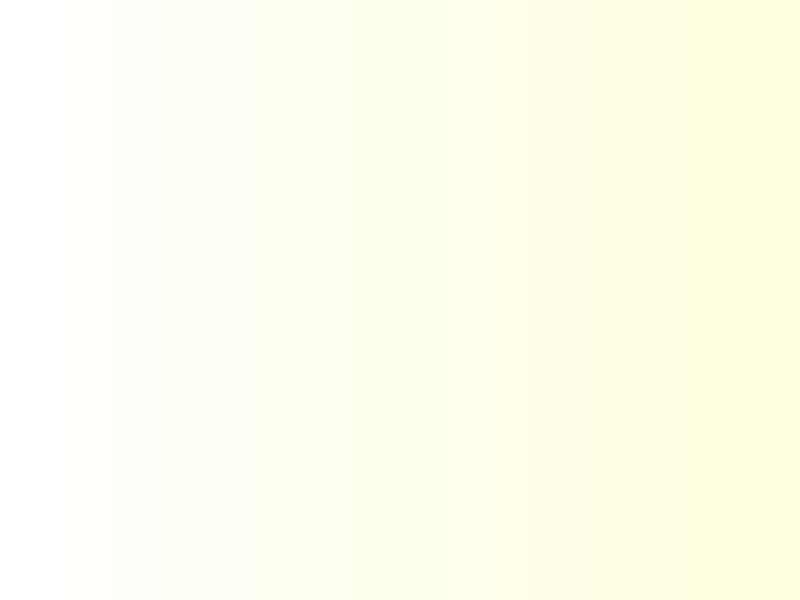
<?xml version="1.0" encoding="UTF-8"?>
<ui version="4.0">
 <class>Widget</class>
 <widget class="QWidget" name="Widget">
  <property name="geometry">
   <rect>
    <x>0</x>
    <y>0</y>
    <width>800</width>
    <height>600</height>
   </rect>
  </property>
  <property name="windowTitle">
   <string>Widget</string>
  </property>
  <property name="styleSheet">
   <string notr="true">QWidget{background-color:qlineargradient(x1:0,y1:0,x2:0,y2:1,stop:0 #fff,stop:1 #FFFFBF);}
QWidget{background-color:qlineargradient(x1:0,y1:0,x2:1,y2:0,stop:0 #fff,stop:1 #FFFFDE);}</string>
  </property>
 </widget>
 <resources/>
 <connections/>
</ui>
